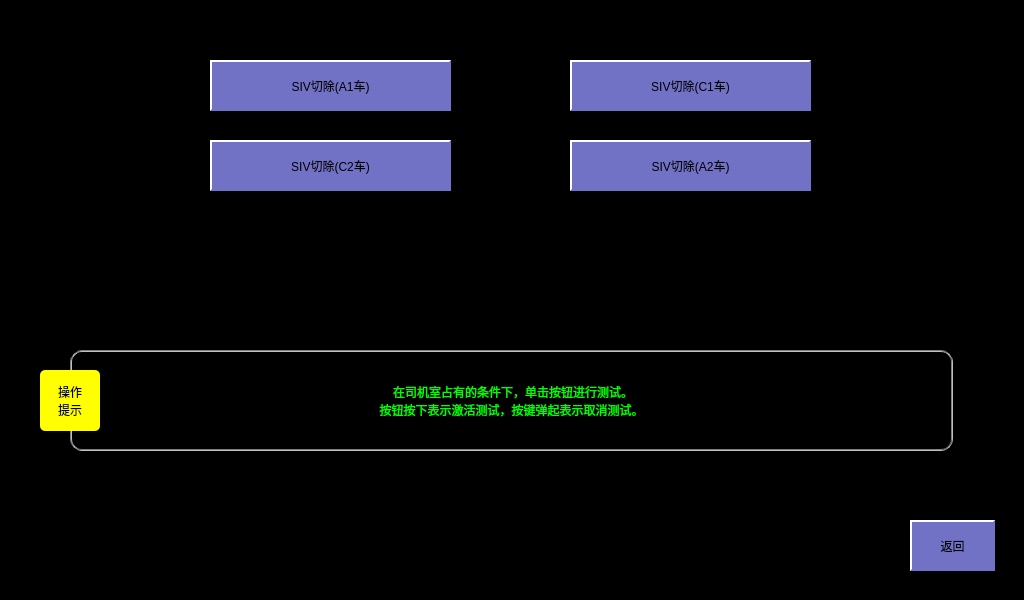
<?xml version="1.0" encoding="UTF-8"?>
<ui version="4.0">
 <class>SivTest</class>
 <widget class="QWidget" name="SivTest">
  <property name="geometry">
   <rect>
    <x>0</x>
    <y>0</y>
    <width>1024</width>
    <height>600</height>
   </rect>
  </property>
  <property name="windowTitle">
   <string>Form</string>
  </property>
  <property name="styleSheet">
   <string notr="true">QLabel
{
	color: white;
	border: 2px groove, gray;
    border-color: gray;
	font: 18px, &quot;微软雅黑&quot;;
}

QWidget
{
	background-color: black;
}

QPushButton
{
	font: 18px, &quot;微软雅黑&quot;;
    color: black;
	background-color: rgb(113, 113, 198);
	border:2px solid white; 
    border-right-color: rgb(113, 113, 198); 
    border-bottom-color: rgb(113, 113, 198);
}</string>
  </property>
  <widget class="QPushButton" name="btnSivCutoutA2">
   <property name="geometry">
    <rect>
     <x>570</x>
     <y>140</y>
     <width>241</width>
     <height>51</height>
    </rect>
   </property>
   <property name="styleSheet">
    <string notr="true"/>
   </property>
   <property name="text">
    <string>SIV切除(A2车)</string>
   </property>
  </widget>
  <widget class="QPushButton" name="btnSivCutoutA1">
   <property name="geometry">
    <rect>
     <x>210</x>
     <y>60</y>
     <width>241</width>
     <height>51</height>
    </rect>
   </property>
   <property name="styleSheet">
    <string notr="true"/>
   </property>
   <property name="text">
    <string>SIV切除(A1车)</string>
   </property>
  </widget>
  <widget class="QPushButton" name="btnSivCutoutC2">
   <property name="geometry">
    <rect>
     <x>210</x>
     <y>140</y>
     <width>241</width>
     <height>51</height>
    </rect>
   </property>
   <property name="styleSheet">
    <string notr="true"/>
   </property>
   <property name="text">
    <string>SIV切除(C2车)</string>
   </property>
  </widget>
  <widget class="QPushButton" name="btnSivCutoutC1">
   <property name="geometry">
    <rect>
     <x>570</x>
     <y>60</y>
     <width>241</width>
     <height>51</height>
    </rect>
   </property>
   <property name="styleSheet">
    <string notr="true"/>
   </property>
   <property name="text">
    <string>SIV切除(C1车)</string>
   </property>
  </widget>
  <widget class="QPushButton" name="btnBack">
   <property name="geometry">
    <rect>
     <x>910</x>
     <y>520</y>
     <width>85</width>
     <height>51</height>
    </rect>
   </property>
   <property name="styleSheet">
    <string notr="true">QPushButton
{
	font: 18px, &quot;微软雅黑&quot;;
    color: black;
	background-color: rgb(113, 113, 198);
	border:2px solid white; 
    border-right-color: rgb(113, 113, 198); 
    border-bottom-color: rgb(113, 113, 198);
}

QPushButton:disabled
{
	font: 18px, &quot;微软雅黑&quot;;
    color: white;
	background-color: rgb(113, 113, 198);
	border:2px solid white; 
    border-right-color: rgb(113, 113, 198); 
    border-bottom-color: rgb(113, 113, 198);
}

QPushButton:pressed
{
	font: 18px, &quot;微软雅黑&quot;;
    color: white;
	background-color: rgb(0, 0, 255); 
	border:2px solid white; 
	border-left-color: qlineargradient(x1: 0, y1: 0, x2: 1, y2: 0, 
                        stop: 0 gray, stop: 1 black); 			border-top-color: qlineargradient(x1: 0, y1: 0, x2: 0, 										y2: 1, stop: 0 gray, stop: 1 black);
  border-right-color: white; border-bottom-color: white;
}</string>
   </property>
   <property name="text">
    <string>返回</string>
   </property>
  </widget>
  <widget class="QLabel" name="lblTips">
   <property name="geometry">
    <rect>
     <x>70</x>
     <y>350</y>
     <width>883</width>
     <height>101</height>
    </rect>
   </property>
   <property name="styleSheet">
    <string notr="true">border-radius: 12px;
color: rgb(0, 255, 0);</string>
   </property>
   <property name="text">
    <string> 在司机室占有的条件下，单击按钮进行测试。
按钮按下表示激活测试，按键弹起表示取消测试。</string>
   </property>
   <property name="alignment">
    <set>Qt::AlignCenter</set>
   </property>
  </widget>
  <widget class="QLabel" name="label_6">
   <property name="geometry">
    <rect>
     <x>40</x>
     <y>370</y>
     <width>60</width>
     <height>61</height>
    </rect>
   </property>
   <property name="styleSheet">
    <string notr="true">background-color: yellow;
border: 0px;
color: black;
border-radius: 5px;</string>
   </property>
   <property name="text">
    <string>操作
提示</string>
   </property>
   <property name="alignment">
    <set>Qt::AlignCenter</set>
   </property>
  </widget>
 </widget>
 <resources/>
 <connections/>
</ui>
